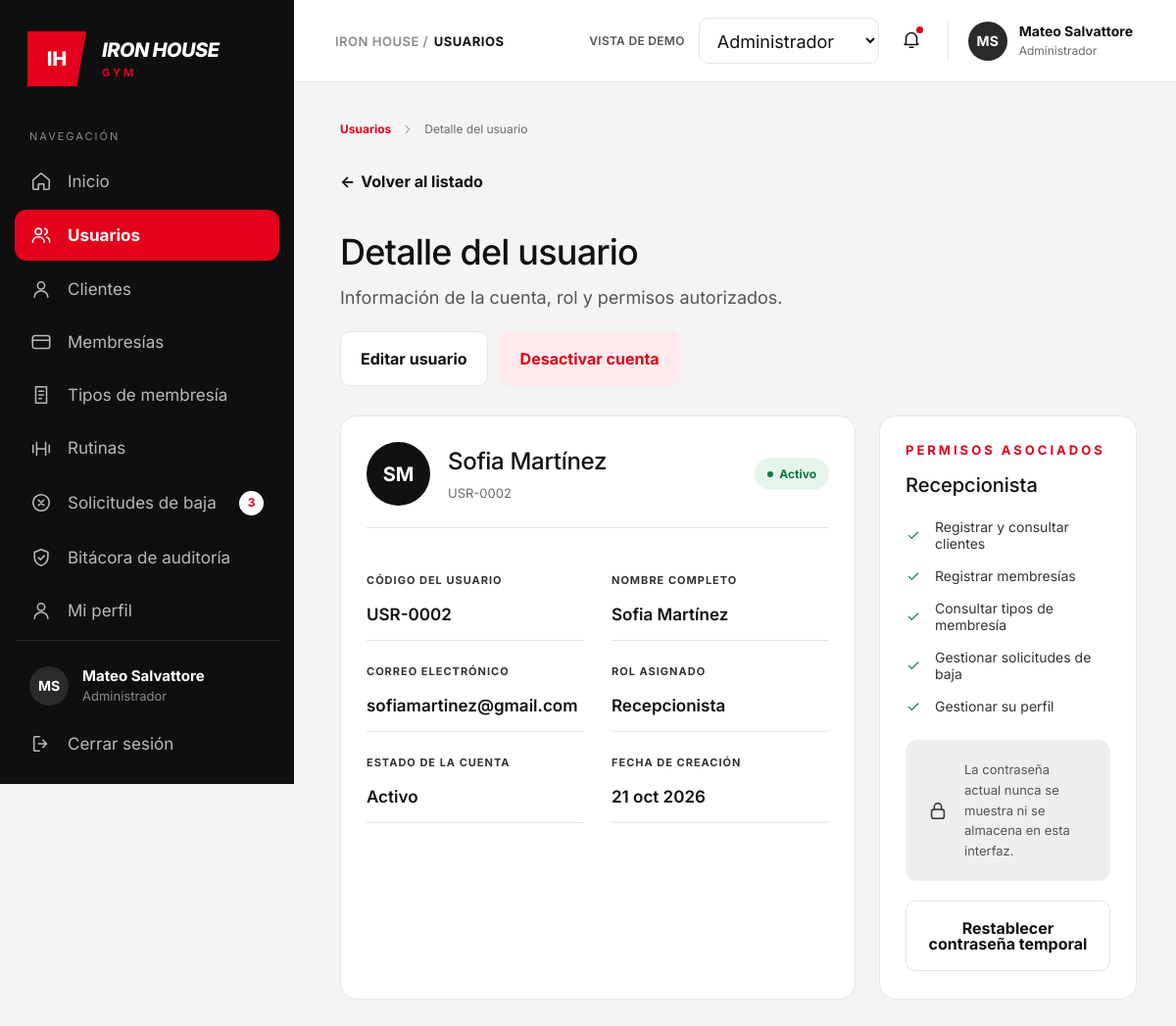
/admin/usuario-ver.php?id=2 (signed in), run on the app's committed database.
### tables this page shows
CREATE TABLE `usuarios` (
  `id_usuario` int(11) NOT NULL,
  `nombre` varchar(50) NOT NULL,
  `apellido` varchar(50) NOT NULL,
  `rol` enum('Entrenador','Recepcionista','Administrador','Cliente') NOT NULL DEFAULT 'Cliente',
  `email` varchar(100) NOT NULL,
  `password` varchar(255) NOT NULL,
  `estado` enum('Activo','Inactivo') NOT NULL DEFAULT 'Activo',
  `fecha_creacion` timestamp NOT NULL DEFAULT current_timestamp() ON UPDATE current_timestamp()
);

### admin/usuarios_config.php (called while the page is built, shortened)
<?php
function codigoUsuario(int $id, ?string $codigoBd = null): string
{
    return ($codigoBd !== null && $codigoBd !== '') ? $codigoBd : sprintf('USR-%04d', $id);
}
function permisosPorRol(string $rol): array
{
    $mapa = [
        'Administrador' => [
            'Gestionar usuarios y cuentas',
            'Gestionar clientes y membresías',
            'Administrar tipos de membresía',
            'Aprobar solicitudes de baja',
            'Consultar la bitácora de auditoría',
            'Gestionar su perfil',
        ],
        'Recepcionista' => [
            'Registrar y consultar clientes',
            'Registrar membresías',
            'Consultar tipos de membresía',
            'Gestionar solicitudes de baja',
            'Gestionar su perfil',
        ],
        'Entrenador' => [
            'Consultar clientes asignados',
            'Evaluar y planificar entrenamientos',
            'Gestionar rutinas',
            'Dar seguimiento a entrenamientos',
            'Gestionar su perfil',
        ],
        'Cliente' => [
            'Consultar rutinas propias',
            'Registrar entrenamientos',
            'Gestionar su perfil',
        ],
    ];
    $mapa['Recepcionista'] = $mapa['Recepcionista'];
    return $mapa[$rol] ?? [];
}

### admin/usuario-ver.php (the view, shortened to what this page needs)
<?php
require_once __DIR__ . '/helpers.php';
require_once __DIR__ . '/conexion.php';
require_once __DIR__ . '/usuarios_config.php';
$usuario = [
    'nombre' => $_SESSION['nombre_completo'] ?? 'Usuario',
    'rol'    => $_SESSION['rol'] ?? ''
];
$paginaActual = 'usuarios';
$solicitudesBaja = 3;
$menu = [
    'inicio'      => ['Inicio', 'home', 'administrador_panel.php'],
    'usuarios'    => ['Usuarios', 'users', 'usuarios.php'],
    'clientes'    => ['Clientes', 'user', 'clientes.php'],
    'membresias'  => ['Membresías', 'card', 'membresias.php'],
    'tiposd'      => ['Tipos de membresía', 'doc', 'tipos.php'],
    'rutinas'     => ['Rutinas', 'dumbbell', 'rutinas.php'],
    'solicitudes' => ['Solicitudes de baja', 'x-circle', 'solicitudes.php'],
    'bitacora'    => ['Bitácora de auditoría', 'shield', 'bitacora.php'],
    'perfil'      => ['Mi perfil', 'user', 'perfil.php'],
];
$mesesCortos = [
    'ene', 'feb', 'mar', 'abr', 'may', 'jun',
    'jul', 'ago', 'sep', 'oct', 'nov', 'dic'
];
function fechaCorta(string $fecha, array $meses): string
{
    $d = new DateTimeImmutable($fecha);
    return $d->format('d') . ' '
        . $meses[(int)$d->format('n') - 1] . ' '
        . $d->format('Y');
}
$id = (int)($_GET['id'] ?? 0);
$u = null;
$errorDb = '';
try {
    if ($id > 0) {
        $sql = "SELECT "
             . U_ID . " AS id, "
             . U_NOMBRE . " AS nombre, "
             . U_APELLIDO . " AS apellido, "
             . U_CORREO . " AS correo, "
             . U_ROL . " AS rol, "
             . U_ESTADO . " AS estado, "
             . "DATE(" . U_FECHA . ") AS fecha_creacion"
             . (U_CODIGO !== null ? ", " . U_CODIGO . " AS codigo" : "")
             . " FROM " . U_TABLA . " WHERE " . U_ID . " = ? LIMIT 1";
        $stmt = mysqli_prepare($cnx, $sql);
        mysqli_stmt_bind_param($stmt, 'i', $id);
        mysqli_stmt_execute($stmt);
        $resultado = mysqli_stmt_get_result($stmt);
        $u = mysqli_fetch_assoc($resultado) ?: null;
    }
} catch (Throwable $e) {
    error_log($e->getMessage());
    $errorDb = 'No se pudo cargar la información del usuario.';
}
if ($u !== null) {
    $nombreCompleto = trim($u['nombre'] . ' ' . $u['apellido']);
    $activo   = $u['estado'] === 'Activo';
    $codigo   = codigoUsuario((int)$u['id'], isset($u['codigo']) ? (string)$u['codigo'] : null);
    $permisos = permisosPorRol((string)$u['rol']);
    $esMiCuenta = isset($_SESSION['id_usuario']) && (int)$_SESSION['id_usuario'] === (int)$u['id'];
}
?>
<!DOCTYPE html>
<html lang="es">
<head>
  <link rel="stylesheet" href="css/style.css">
  <link rel="stylesheet" href="css/usuarios.css">
  <link rel="stylesheet" href="css/modal.css">
  <link rel="stylesheet" href="css/usuario_detalle.css">
</head>
<body>
<div class="layout">
  <aside class="sidebar">
    <div class="brand">
      <div class="brand-mark">IH</div>
      <div class="brand-text">
        <span class="brand-name">IRON HOUSE</span>
        <span class="brand-sub">GYM</span>
      </div>
    </div>
    <p class="nav-title">Navegación</p>
    <nav class="nav">
      <?php foreach ($menu as $clave => [$texto, $ico, $url]): ?>
        <a href="<?= e($url) ?>" class="nav-item <?= $clave === $paginaActual ? 'is-active' : '' ?>">
          <?= icono($ico, 22) ?>
          <span><?= e($texto) ?></span>
          <?php if ($clave === 'solicitudes' && $solicitudesBaja > 0): ?>
            <span class="badge-count"><?= $solicitudesBaja ?></span>
          <?php endif; ?>
        </a>
      <?php endforeach; ?>
    </nav>
    <div class="sidebar-footer">
      <div class="sidebar-user">
        <span class="avatar avatar-dark"><?= e(iniciales($usuario['nombre'])) ?></span>
        <div>
          <strong><?= e($usuario['nombre']) ?></strong>
          <small><?= e($usuario['rol']) ?></small>
        </div>
      </div>
      <a href="logout.php" class="nav-item" data-abrir-modal="modal-cerrar-sesion"><?= icono('logout', 22) ?><span>Cerrar sesión</span></a>
    </div>
  </aside>
  <div class="main">
    <header class="topbar">
      <div class="breadcrumb"><span>IRON HOUSE /</span> <b>USUARIOS</b></div>
      <div class="topbar-right">
        <span class="demo-label">VISTA DE DEMO</span>
        <select class="role-select" aria-label="Rol de la vista de demo" onchange="redirigir(this)">
          <option value="administrador_panel.php" selected>Administrador</option>
        </select>
        <button class="bell" aria-label="Notificaciones">
          <?= icono('bell', 22) ?><i class="bell-dot"></i>
        </button>
        <div class="user-chip">
          <span class="avatar avatar-dark"><?= e(iniciales($usuario['nombre'])) ?></span>
          <div>
            <strong><?= e($usuario['nombre']) ?></strong>
            <small><?= e($usuario['rol']) ?></small>
          </div>
        </div>
      </div>
    </header>
    <main class="content detail">
      <nav class="crumbs" aria-label="Ruta de navegación">
        <a href="usuarios.php">Usuarios</a>
        <?= icono('chevron', 14) ?>
        <span>Detalle del usuario</span>
      </nav>
      <a href="usuarios.php" class="back-link"><span aria-hidden="true">←</span> Volver al listado</a>
      <?php if ($errorDb !== ''): ?>
        <p class="page-alert page-alert-error" role="alert"><?= e($errorDb) ?></p>
      <?php elseif ($u === null): ?>
        <h1>Usuario no encontrado</h1>
        <p class="lead">La cuenta que buscas no existe o fue eliminada. <a href="usuarios.php" class="link-red">Volver al listado</a></p>
      <?php else: ?>
        <div class="detail-head">
          <div>
            <h1>Detalle del usuario</h1>
            <p class="lead lead-tight">Información de la cuenta, rol y permisos autorizados.</p>
          </div>
          <div class="detail-actions">
            <a href="usuario-editar.php?id=<?= (int)$u['id'] ?>" class="btn btn-outline">Editar usuario</a>
            <form method="post" action="usuario-accion.php">
              <?php if ($activo): ?>
                <button name="accion" value="desactivar" class="btn btn-soft-red"
                        <?= $esMiCuenta ? 'disabled title="No puedes desactivar tu propia cuenta"' : '' ?>
                        onclick="return confirm('¿Desactivar la cuenta de <?= e($nombreCompleto) ?>?')">
                  Desactivar cuenta
                </button>
              <?php else: ?>
                <button name="accion" value="activar" class="btn btn-soft-ok">Activar cuenta</button>
              <?php endif; ?>
            </form>
          </div>
        </div>
        <div class="detail-grid">
          <section class="panel card-account">
            <div class="account-head">
              <span class="avatar avatar-xl"><?= e(iniciales($nombreCompleto)) ?></span>
              <div class="account-id">
                <h2><?= e($nombreCompleto) ?></h2>
                <small><?= e($codigo) ?></small>
              </div>
              <span class="pill <?= $activo ? 'pill-ok' : 'pill-off' ?>">
                <i></i><?= $activo ? 'Activo' : 'Inactivo' ?>
              </span>
            </div>
            <dl class="data-grid">
              <div><dt>Código del usuario</dt><dd><?= e($codigo) ?></dd></div>
              <div><dt>Nombre completo</dt><dd><?= e($nombreCompleto) ?></dd></div>
              <div><dt>Correo electrónico</dt><dd><?= e((string)$u['correo']) ?></dd></div>
              <div><dt>Rol asignado</dt><dd><?= e((string)$u['rol']) ?></dd></div>
              <div><dt>Estado de la cuenta</dt><dd><?= $activo ? 'Activo' : 'Inactivo' ?></dd></div>
              <div><dt>Fecha de creación</dt><dd><?= $u['fecha_creacion'] ? e(fechaCorta((string)$u['fecha_creacion'], $mesesCortos)) : '—' ?></dd></div>
            </dl>
          </section>
          <aside class="panel card-perms">
            <p class="perms-eyebrow">PERMISOS ASOCIADOS</p>
            <h2><?= e((string)$u['rol']) ?></h2>
            <?php if ($permisos): ?>
              <ul class="perms-list">
                <?php foreach ($permisos as $p): ?>
                  <li><?= icono('check', 16) ?><span><?= e($p) ?></span></li>
                <?php endforeach; ?>
              </ul>
            <?php else: ?>
              <p class="perms-empty">Este rol no tiene permisos definidos.</p>
            <?php endif; ?>
            <div class="perms-note">
              <?= icono('lock', 22) ?>
              <p>La contraseña actual nunca se muestra ni se almacena en esta interfaz.</p>
            </div>
            <form method="post" action="usuario-accion.php">
              <button name="accion" value="restablecer" class="btn btn-outline btn-block"
                      onclick="return confirm('¿Asignar una contraseña temporal a <?= e($nombreCompleto) ?>?')">
                Restablecer contraseña temporal
              </button>
            </form>
          </aside>
        </div>
      <?php endif; ?>
    </main>
  </div>
</div>
</body>
</html>

### admin/css/usuarios.css (style rules this page uses)
.pill { padding: 9px 13px; font-size: 12px; }

### admin/css/usuario_detalle.css (style rules this page uses)
.detail { padding-top: 40px; }
.crumbs { display: flex; align-items: center; gap: 10px; font-size: 12px; color: var(--muted, #6b6b6b); margin-bottom: 36px; }
.crumbs a { color: var(--red, #e4001b); font-weight: 700; }
.back-link { display: inline-flex; align-items: center; gap: 6px; font-size: 16px; font-weight: 700; margin-bottom: 40px; }
.detail h1 { font-size: 36px; font-weight: 500; letter-spacing: -.8px; margin: 0 0 14px; }
.detail .lead { font-size: 18px; color: #555; }
.detail-head { display: flex; justify-content: space-between; align-items: flex-end; gap: 24px; margin-bottom: 30px; flex-wrap: wrap; }
.detail-actions { display: flex; gap: 12px; align-items: center; }
.detail-actions form { display: flex; }
.detail-actions .btn { padding: 19px 20px; font-size: 16px; }
.btn-soft-red { background: #fdeaec; color: var(--red, #e4001b); border: 1px solid transparent; }
.detail-grid { display: grid; grid-template-columns: 2fr 1fr; gap: 24px; align-items: stretch; }
.card-account, .card-perms { padding: 26px 26px 28px; }
.account-head { display: flex; align-items: center; gap: 18px; padding-bottom: 22px; border-bottom: 1px solid var(--line, #e6e6e6); }
.account-head .avatar-xl { width: 65px; height: 65px; font-size: 20px; background: #111; }
.account-id { flex: 1; min-width: 0; }
.account-id h2 { font-size: 24px; font-weight: 500; letter-spacing: -.3px; }
.account-id small { display: block; font-size: 13px; color: var(--muted, #6b6b6b); margin-top: 10px; }
.account-head .pill { padding: 9px 13px; font-size: 12px; }
.data-grid { display: grid; grid-template-columns: 1fr 1fr; column-gap: 28px; margin-top: 22px; }
.data-grid > div { padding: 24px 0 16px; border-bottom: 1px solid var(--line, #e6e6e6); }
.data-grid dt { font-size: 11px; font-weight: 700; letter-spacing: 1px; text-transform: uppercase; color: #333; margin-bottom: 18px; }
.data-grid dd { font-size: 17px; font-weight: 600; overflow-wrap: anywhere; }
.perms-eyebrow { font-size: 13px; font-weight: 700; letter-spacing: 3px; color: var(--red, #e4001b); }
.card-perms h2 { font-size: 20px; font-weight: 500; margin: 16px 0 22px; }
.perms-list { display: grid; gap: 16px; margin-bottom: 26px; }
.perms-list li { display: flex; align-items: center; gap: 14px; font-size: 14px; color: #333; }
.perms-note { display: flex; align-items: center; gap: 16px; background: #eeeeee; border-radius: 12px; padding: 20px 22px; margin-bottom: 20px; color: #333; }
.perms-note p { font-size: 13px; line-height: 1.6; color: #555; }
.card-perms .btn-block { padding: 19px 16px; font-size: 16px; }

### data on the page
usuarios: iniciales($nombreCompleto) "SM", nombreCompleto "Sofia Martínez", id_usuario "USR-0002", email "sofiamartinez@gmail.com", rol "Recepcionista"

### other printed values
$texto "Inicio"
$texto "Usuarios"
$texto "Clientes"
$texto "Membresías"
$texto "Tipos de membresía"
$texto "Rutinas"
$texto "Solicitudes de baja"
$texto "Bitácora de auditoría"
$texto "Mi perfil"
iniciales($usuario['nombre']) "MS"
$usuario['nombre'] "Mateo Salvattore"
$usuario['rol'] "Administrador"
fechaCorta((string)$u['fecha_creacion'], $mesesCortos) "21 oct 2026"
$p "Registrar y consultar clientes"
$p "Registrar membresías"
